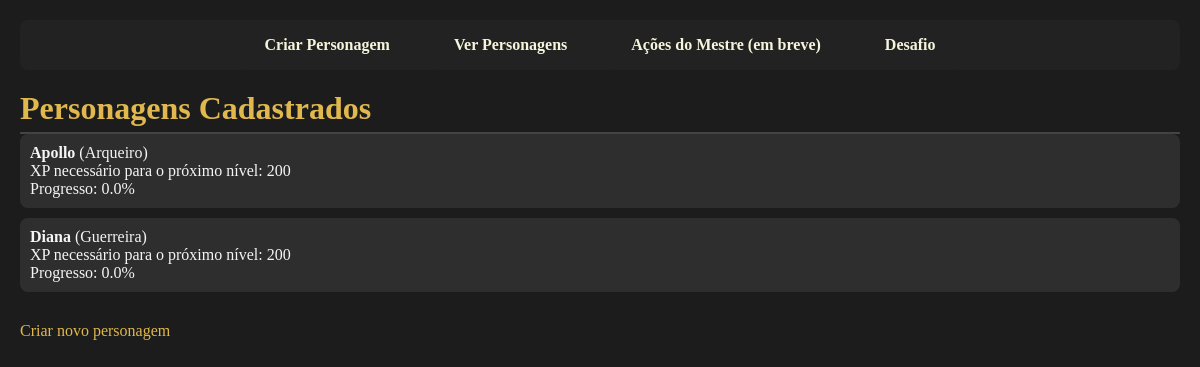
Before: / with the older database file.
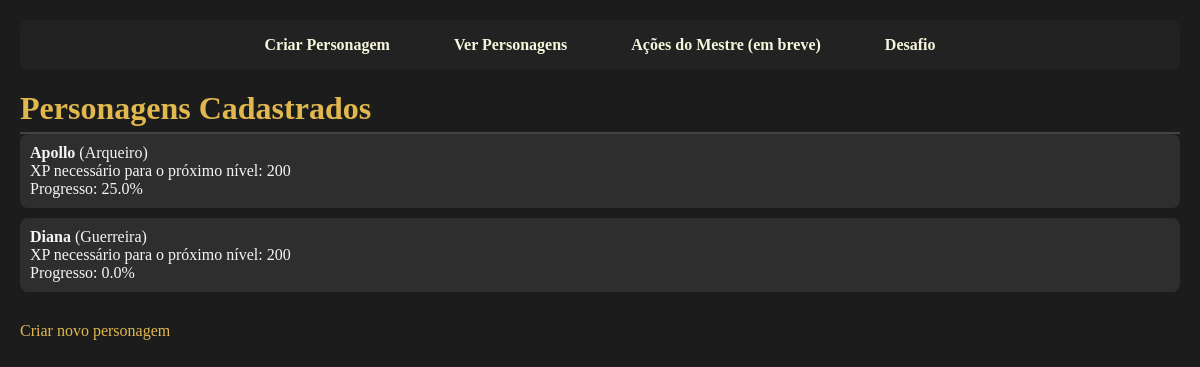
After: the same page with the newer database file.
### jogo/models.py (models this page shows, shortened)
class Personagem(models.Model):
    nome = models.CharField(max_length=100)
    classe = models.CharField(max_length=100)
    forca = models.IntegerField()
    inteligencia = models.IntegerField()
    carisma = models.IntegerField()
    destreza = models.IntegerField()
    nivel = models.IntegerField(default=1)
    experiencia = models.IntegerField(default=0)

### jogo/views.py (the view)
# urls.py: path('', views.listar_personagens, name='listar_personagens'),
def listar_personagens(request):
    personagens = Personagem.objects.all()
    personagens_info = []
    for p in personagens:
        xp_necessario = (p.nivel + 1) * 100
        progresso = (p.experiencia / xp_necessario) * 100 if xp_necessario > 0 else 0
        personagens_info.append({
            'personagem': p,
            'xp_necessario': xp_necessario,
            'progresso': round(progresso, 2)
        })
    return render(request, 'jogo/listar_personagens.html', {'personagens_info': personagens_info})

### jogo/templates/jogo/listar_personagens.html
{% extends 'base.html' %}
{% block content %}
<h1>Personagens Cadastrados</h1>
<ul>
    {% for info in personagens_info %}
        <li>
            <strong>{{ info.personagem.nome }}</strong> ({{ info.personagem.classe }})<br>
            XP necessário para o próximo nível: {{ info.xp_necessario }}<br>
            Progresso: {{ info.progresso }}%
        </li>
    {% empty %}
        <li>Nenhum personagem cadastrado.</li>
    {% endfor %}
</ul>
<a href="{% url 'criar_personagem' %}">Criar novo personagem</a>
{% endblock %}

### jogo/templates/base.html (shortened to what this page needs)
{% load static %}
<!DOCTYPE html>
<html>
<head>
    <link rel="stylesheet" href="{% static 'jogo/style.css' %}">
</head>
<body>
    <nav>
        <ul>
            <li><a href="{% url 'criar_personagem' %}">Criar Personagem</a></li>
            <li><a href="{% url 'listar_personagens' %}">Ver Personagens</a></li>
            <li><a href="#">Ações do Mestre (em breve)</a></li>
            <li><a href="{% url 'desafio' %}">Desafio</a></li>
        </ul>
    </nav>
    <main>
        {% block content %}
        {% endblock %}
    </main>
</body>
</html>

### jogo/static/jogo/style.css (style rules this page uses)
* { padding: 0px; margin: 0px; }
nav { background-color: #222; border-radius: 8px; margin-bottom: 20px; }
nav ul { list-style: none; display: flex; gap: 12px; justify-content: center; padding: 0; margin: 0; }
nav ul li { margin: 0px; padding: 0px; gap: 0px; background-color: #222; }
nav ul li a { color: #f5f5dc; padding: 16px 26px; margin: 0; border-radius: 6px; text-decoration: none; font-weight: bold; transition: background-color 0.3s; }
body { background-color: #1c1c1c; color: #f5f5f5; font-family: 'Georgia', serif; margin: 0; padding: 20px; }
h1, h2 { color: #e0b84d; border-bottom: 2px solid #444; padding-bottom: 5px; }
a { color: #e0b84d; text-decoration: none; display: inline-block; margin-top: 20px; }
ul { list-style-type: none; padding-left: 0; }
li { margin-bottom: 10px; background-color: #2e2e2e; padding: 10px; border-radius: 8px; }

Changed rows visible on the page:
changed Personagem "Apollo": progresso "0.0" → "25.0"
